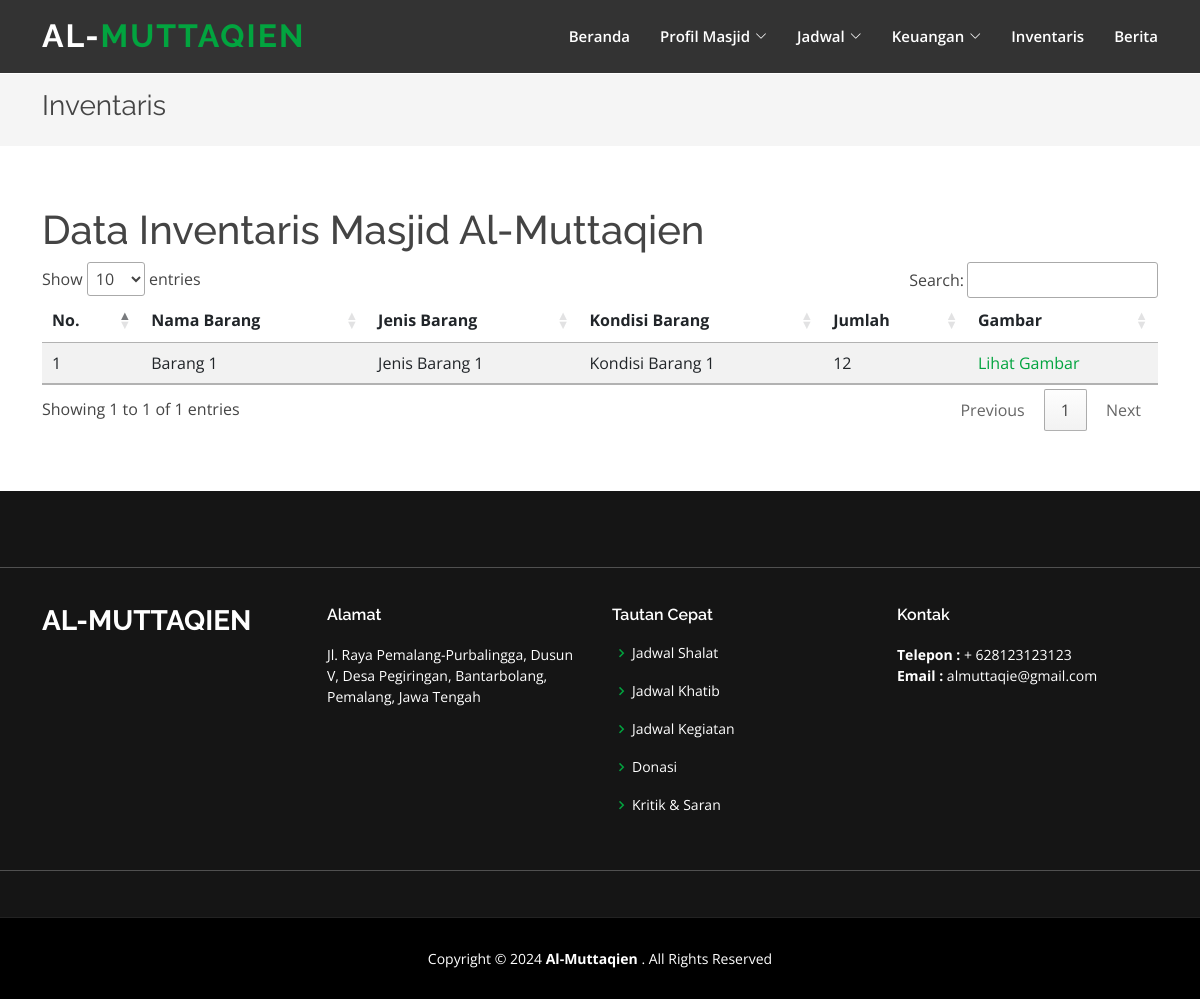
The page /inventaris.php on the database its author committed.
### tables this page shows
CREATE TABLE `inventaris`  (
  `id_inventaris` int(11) NOT NULL AUTO_INCREMENT,
  `id_jenis_barang` int(11) NULL DEFAULT NULL,
  `id_kondisi_barang` int(11) NULL DEFAULT NULL,
  `nama_barang` varchar(255) NULL DEFAULT NULL,
  `jumlah` varchar(255) NULL DEFAULT NULL,
  `img` varchar(255) NULL DEFAULT NULL,
  PRIMARY KEY (`id_inventaris`) USING BTREE,
  INDEX `jenis_barang`(`id_jenis_barang`) USING BTREE,
  INDEX `kondisi_barang`(`id_kondisi_barang`) USING BTREE,
  CONSTRAINT `jenis_barang` FOREIGN KEY (`id_jenis_barang`) REFERENCES `jenis_barang` (`id_jenis_barang`) ON DELETE CASCADE ON UPDATE CASCADE,
  CONSTRAINT `kondisi_barang` FOREIGN KEY (`id_kondisi_barang`) REFERENCES `kondisi_barang` (`id_kondisi_barang`) ON DELETE CASCADE ON UPDATE CASCADE
);

CREATE TABLE `jenis_barang`  (
  `id_jenis_barang` int(11) NOT NULL AUTO_INCREMENT,
  `jenis_barang` varchar(255) NULL DEFAULT NULL,
  PRIMARY KEY (`id_jenis_barang`) USING BTREE
);

CREATE TABLE `kondisi_barang`  (
  `id_kondisi_barang` int(11) NOT NULL AUTO_INCREMENT,
  `kondisi_barang` varchar(255) NULL DEFAULT NULL,
  PRIMARY KEY (`id_kondisi_barang`) USING BTREE
);

CREATE TABLE `profil`  (
  `id_profil` int(11) NOT NULL AUTO_INCREMENT,
  `nama_masjid` varchar(255) NULL DEFAULT NULL,
  `tentang` varchar(255) NULL DEFAULT NULL,
  `alamat` varchar(255) NULL DEFAULT NULL,
  `telepon` varchar(255) NULL DEFAULT NULL,
  `email` varchar(255) NULL DEFAULT NULL,
  `latitude` varchar(255) NULL DEFAULT NULL,
  `longitude` varchar(255) NULL DEFAULT NULL,
  PRIMARY KEY (`id_profil`) USING BTREE
);

### inventaris.php (the view, shortened to what this page needs)
<?php include 'partials/head.php'; ?>
<?php
$sql = mysqli_query($conn, "SELECT * FROM inventaris
JOIN jenis_barang ON inventaris.id_jenis_barang = jenis_barang.id_jenis_barang
JOIN kondisi_barang ON inventaris.id_kondisi_barang = kondisi_barang.id_kondisi_barang");
?>
<body>
    <?php include 'partials/nav.php'; ?>
    <main id="main">
        <section class="breadcrumbs">
            <div class="container">
                <div class="d-flex justify-content-between align-items-center">
                    <h2>Inventaris</h2>
                </div>
            </div>
        </section>
        <section class="inner-page">
            <div class="container">
                <div class="content three_quarter first">
                    <h1>Data Inventaris Masjid Al-Muttaqien</h1>
                </div>
                <div class="row">
                    <div class="col-sm-12">
                        <table id="table" class="table table-striped">
                            <thead>
                                <tr>
                                    <th>No.</th>
                                    <th>Nama Barang</th>
                                    <th>Jenis Barang</th>
                                    <th>Kondisi Barang</th>
                                    <th>Jumlah</th>
                                    <th>Gambar</th>
                                </tr>
                            </thead>
                            <tbody>
                                <?php
                                $no=1;
                                foreach ($sql as $key => $value) { ?>
                                    <tr>
                                        <td><?php echo $no++; ?></td>
                                        <td><?php echo $value['nama_barang']; ?></td>
                                        <td><?php echo $value['jenis_barang']; ?></td>
                                        <td><?php echo $value['kondisi_barang']; ?></td>
                                        <td><?php echo $value['jumlah']; ?></td>
                                        <td>
                                            <a href="lihat_gambar.php?img=<?php echo $value['img']; ?>">Lihat Gambar</a></td>
                                    </tr>
                                <?php } ?>
                            </tbody>
                        </table>
                    </div>
                </div>
            </div>
        </section>
    </main>
    <?php include 'partials/footer.php'; ?>
    <?php include 'partials/foot.php'; ?>

### partials/head.php (shortened to what this page needs)
<?php require_once('api/conn.php'); ?>
<?php
$getProfile = mysqli_query($conn, "SELECT * FROM profil");
$rowProfile = mysqli_fetch_array($getProfile);
?>
<!DOCTYPE html>
<html lang="en">
<head>
  <link href="assets/vendor/aos/aos.css" rel="stylesheet">
  <link href="assets/vendor/bootstrap/css/bootstrap.min.css" rel="stylesheet">
  <link href="assets/vendor/bootstrap-icons/bootstrap-icons.css" rel="stylesheet">
  <link href="assets/vendor/boxicons/css/boxicons.min.css" rel="stylesheet">
  <link href="assets/vendor/glightbox/css/glightbox.min.css" rel="stylesheet">
  <link href="assets/vendor/remixicon/remixicon.css" rel="stylesheet">
  <link href="assets/vendor/swiper/swiper-bundle.min.css" rel="stylesheet">
  <link href="assets/css/style.css" rel="stylesheet">
  <link rel="stylesheet" href="https://cdnjs.cloudflare.com/ajax/libs/font-awesome/6.4.0/css/all.min.css"
 />
  <link rel="stylesheet" href="assets/vendor/carousel/dist/assets/owl.carousel.min.css">
  <link rel="stylesheet" href="assets/vendor/carousel/dist/assets/owl.theme.default.min.css">
  <link rel="stylesheet" href="https://cdn.datatables.net/1.13.4/css/jquery.dataTables.css" />
</head>

### partials/nav.php (shortened to what this page needs)
<header id="header" class="fixed-top header-inner-pages">
    <div class="container d-flex align-items-center justify-content-lg-between">
        <h3 class="logo me-auto me-lg-0">
            <a href="index.php">Al-<span>Muttaqien</span></a>
        </h3>
        <nav id="navbar" class="navbar order-last order-lg-0">
            <ul>
                <li><a class="nav-link scrollto" href="index.php">Beranda</a></li>
                <li class="dropdown"><a href="#"><span>Profil Masjid</span> <i class="bi bi-chevron-down"></i></a>
                </li>
                <li class="dropdown"><a href="#"><span>Jadwal</span> <i class="bi bi-chevron-down"></i></a>
                </li>
                <li class="dropdown"><a href="#"><span>Keuangan</span> <i class="bi bi-chevron-down"></i></a>
                </li>
                <li><a class="nav-link scrollto" href="inventaris.php">Inventaris</a></li>
                <li><a class="nav-link scrollto" href="berita.php">Berita</a></li>
            </ul>
        </nav>
    </div>
</header>

### partials/footer.php (shortened to what this page needs)
<footer id="footer">
  <div class="footer-top">
    <hr>
    <br>
    <div class="container">
      <div class="row">
        <div class="col-lg-3 col-md-6">
          <div class="footer-info">
            <h3>
              <?php echo $rowProfile['nama_masjid']; ?>
            </h3>
          </div>
        </div>
        <div class="col-lg-3 col-md-6 footer-links">
          <h4>Alamat</h4>
          <p>
            <?php echo $rowProfile['alamat']; ?>
          </p>
        </div>
        <div class="col-lg-3 col-md-6 footer-links">
          <h4>Tautan Cepat</h4>
          <ul>
            <li><i class="bx bx-chevron-right"></i> <a href="jadwal_shalat.php">Jadwal Shalat</a></li>
            <li><i class="bx bx-chevron-right"></i> <a href="jadwal_khatib.php">Jadwal Khatib </a></li>
            <li><i class="bx bx-chevron-right"></i> <a href="jadwal_kegiatan.php">Jadwal Kegiatan</a></li>
            <li><i class="bx bx-chevron-right"></i> <a href="donasi.php">Donasi</a></li>
            <li><i class="bx bx-chevron-right"></i> <a href="kritik.php">Kritik & Saran</a></li>
          </ul>
        </div>
        <div class="col-lg-3 col-md-6 footer-newsletter">
          <h4>Kontak</h4>
          <p>
            <strong>Telepon :</strong> +
            <?php echo $rowProfile['telepon']; ?><br>
            <strong>Email :</strong>
            <?php echo $rowProfile['email']; ?><br>
          </p>
        </div>
      </div>
    </div>
    <hr>
  </div>
  <div class="container">
    <div class="copyright">
      Copyright &copy;
      <?php echo date('Y'); ?> <strong><span>
          <?php echo $rowProfile['nama_masjid']; ?>
        </span></strong>. All Rights Reserved
    </div>
  </div>
</footer>
<?php include 'partials/foot.php'; ?>

### partials/foot.php (shortened to what this page needs)
</body>
</html>

### assets/css/style.css (style rules this page uses)
body { font-family: "Open Sans", sans-serif; color: #444444; }
a { color: #02A43F; text-decoration: none; }
h1, h2, h3, h4, h5, h6 { font-family: "Raleway", sans-serif; }
#header { transition: all 0.5s; z-index: 997; padding: 15px 0; }
#header.header-scrolled, #header.header-inner-pages { background: rgba(0, 0, 0, 0.8); }
#header .logo { font-size: 32px; margin: 0; padding: 0; line-height: 1; font-weight: 700; letter-spacing: 2px; text-transform: uppercase; }
#header .logo a { color: #fff; }
#header .logo a span { color: #02A43F; }
.navbar { padding: 0; }
.navbar ul { margin: 0; padding: 0; display: flex; list-style: none; align-items: center; }
.navbar li { position: relative; }
.navbar a, .navbar a:focus { display: flex; align-items: center; justify-content: space-between; padding: 10px 0 10px 30px; font-size: 15px; font-weight: 600; color: #fff; white-space: nowrap; transition: 0.3s; }
.navbar a i, .navbar a:focus i { font-size: 12px; line-height: 0; margin-left: 5px; }
section { padding: 60px 0; overflow: hidden; }
.breadcrumbs { padding: 15px 0; background: whitesmoke; min-height: 40px; margin-top: 74px; }
.breadcrumbs h2 { font-size: 28px; font-weight: 400; }
#footer { background: black; padding: 0 0 30px 0; color: #fff; font-size: 14px; }
#footer .footer-top { background: #151515; border-bottom: 1px solid #222222; padding: 60px 0 30px 0; }
#footer .footer-top .footer-info { margin-bottom: 30px; }
#footer .footer-top .footer-info h3 { font-size: 28px; margin: 0 0 20px 0; padding: 2px 0 2px 0; line-height: 1; font-weight: 700; text-transform: uppercase; }
#footer .footer-top h4 { font-size: 16px; font-weight: 600; color: #fff; position: relative; padding-bottom: 12px; }
#footer .footer-top .footer-links { margin-bottom: 30px; }
#footer .footer-top .footer-links ul { list-style: none; padding: 0; margin: 0; }
#footer .footer-top .footer-links ul i { padding-right: 2px; color: #02A43F; font-size: 18px; line-height: 1; }
#footer .footer-top .footer-links ul li { padding: 10px 0; display: flex; align-items: center; }
#footer .footer-top .footer-links ul li:first-child { padding-top: 0; }
#footer .footer-top .footer-links ul a { color: #fff; transition: 0.3s; display: inline-block; line-height: 1; }
#footer .copyright { text-align: center; padding-top: 30px; }

### rows shown on the page
inventaris: nama_barang "Barang 1", id_jenis_barang.jenis_barang "Jenis Barang 1", id_kondisi_barang.kondisi_barang "Kondisi Barang 1", jumlah "12"
profil: nama_masjid "AL-MUTTAQIEN", alamat "Jl. Raya Pemalang-Purbalingga, Dusun V, Desa Pegiringan, Bantarbolang, Pemalang, Jawa Tengah", telepon "628123123123", email "almuttaqie@gmail.com", nama_masjid "Al-Muttaqien"
